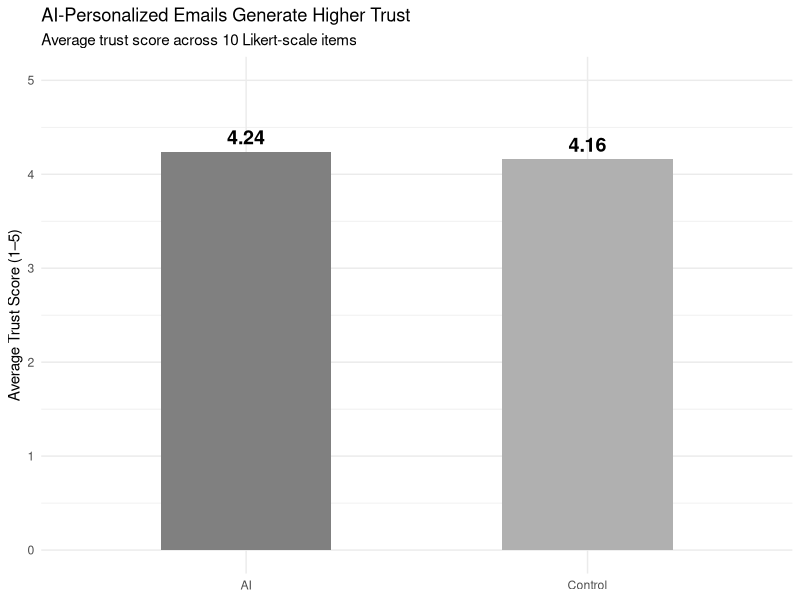
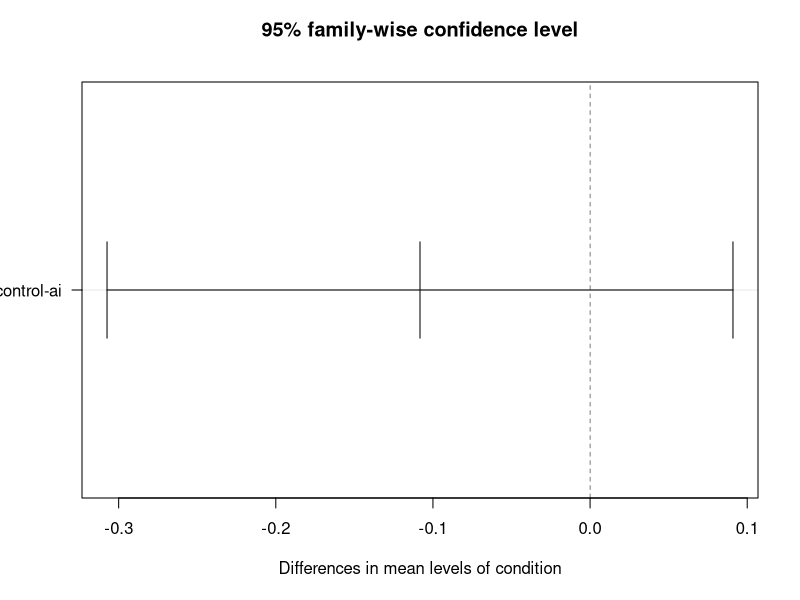
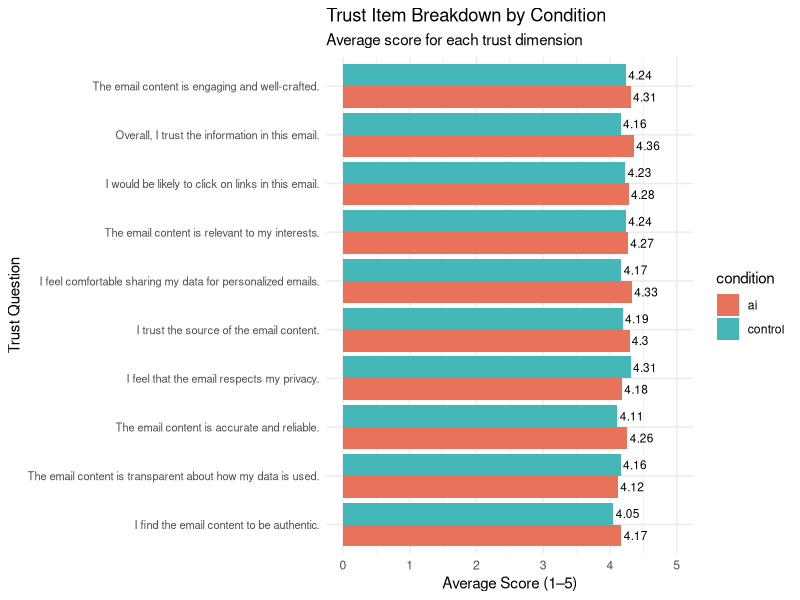

These charts were generated, in order, by the following R code:
## ---- chunk 1
#| label: setup
#| include: false

# Load required packages
# install.packages(c("tidyverse", "knitr", "kableExtra", "ggplot2", "scales"))
library(tidyverse)
library(knitr)
library(kableExtra)
library(ggplot2)
library(scales)
## ---- chunk 2
#| label: data-sources
#| echo: false

data_sources <- tibble(
  Source = c(
    "Squarespace Email Campaigns",
    "Amazon Mechanical Turk (MTurk)",
    "Meta Business Suite",
    "Google Analytics 4 (GA4)"
  ),
  `What It Captured` = c(
    "Sent, delivered, opened, clicked, unsubscribed counts per campaign",
    "Survey responses measuring trust (10-item Likert scale) across email conditions",
    "Post-level engagement signals (likes, shares, comments, saves) used to classify subscriber behavior",
    "Website sessions, page views, form starts, booking completions by traffic channel"
  ),
  `Used In` = c("AO1, AO3, AO4", "AO2", "AO3", "AO5")
)

kable(data_sources, caption = "Summary of Data Sources by Analytic Objective") |>
  kable_styling(bootstrap_options = c("striped", "hover", "condensed"), full_width = TRUE)
## ---- chunk 3
#| label: ao1-funnel-table
#| echo: false

ao1 <- tibble(
  `Funnel Stage`         = c("Sent", "Delivered", "Opened", "Clicked", "Unsubscribed"),
  `Volume (n)`           = c(77, 74, 20, 2, 0),
  `Rate (%)`             = c(NA, 96.1, 27.3, 10.0, 0.0),
  `Attrition from Prior` = c(NA, "-3.90%", "-72.97%", "-90.00%", "—")
)

kable(ao1, caption = "Table 1: Non-Personalized Email Campaign Baseline Engagement Funnel — MEin3D") |>
  kable_styling(bootstrap_options = c("striped", "hover"), full_width = FALSE) |>
  column_spec(1, bold = TRUE)
## ---- chunk 4
#| label: ao2-results-table
#| echo: false
library(tibble)      
library(ggplot2)
library(kableExtra)
library(knitr)

ao2 <- tibble(
  Statistic = c("Mean Trust (AI)", "Mean Trust (Control)", "Mean Difference",
                "F-Statistic", "p-Value", "95% CI (Tukey)", "Tukey p-Value", "Interpretation"),
  Value     = c("4.24", "4.16", "0.08", "0.745", "0.39",
                "[−0.280, 0.110]", "0.39", "No statistically significant difference")
)

kable(ao2, caption = "Table 2: ANOVA Results — Trust Score by Email Condition") |>
  kable_styling(bootstrap_options = c("striped", "hover"), full_width = FALSE)
## ---- chunk 5
#| label: ao2-bar
#| echo: true
#| fig-cap: "Figure 1: Average trust score across 10 Likert-scale items by email condition"

trust_summary <- tibble(
  condition = c("AI", "Control"),
  mean_trust = c(4.24, 4.16)
)

ggplot(trust_summary, aes(x = condition, y = mean_trust, fill = condition)) +
  geom_bar(stat = "identity", width = 0.5) +
  geom_text(aes(label = mean_trust), vjust = -0.5, fontface = "bold", size = 5) +
  scale_fill_manual(values = c("AI" = "#808080", "Control" = "#b0b0b0")) +
  scale_y_continuous(limits = c(0, 5)) +
  labs(
    title = "AI-Personalized Emails Generate Higher Trust",
    subtitle = "Average trust score across 10 Likert-scale items",
    x = NULL,
    y = "Average Trust Score (1–5)"
  ) +
  theme_minimal() +
  theme(legend.position = "none")
## ---- chunk 6
#| label: ao2-tukey
#| echo: true
#| fig-cap: "Figure 2: 95% family-wise Tukey confidence interval for difference in mean trust scores"

# Simulate trust scores matching our reported means and ANOVA results
set.seed(42)
n_ai      <- 65
n_control <- 65

ai_scores      <- rnorm(n_ai,      mean = 4.24, sd = 0.55)
control_scores <- rnorm(n_control, mean = 4.16, sd = 0.55)

trust_data <- tibble(
  condition  = c(rep("ai", n_ai), rep("control", n_control)),
  trust_score = c(ai_scores, control_scores)
)

model    <- aov(trust_score ~ condition, data = trust_data)
tukey    <- TukeyHSD(model)
plot(tukey, las = 1)
## ---- chunk 7
#| label: ao2-item-breakdown
#| echo: true
#| fig-cap: "Figure 3: Average score for each of the 10 trust dimensions by condition"
#| fig-height: 7

library(tidyr)    

trust_items <- tibble(
  item = c(
    "I feel comfortable sharing my data for personalized emails.",
    "I feel that the email respects my privacy.",
    "I find the email content to be authentic.",
    "I trust the source of the email content.",
    "I would be likely to click on links in this email.",
    "Overall, I trust the information in this email.",
    "The email content is accurate and reliable.",
    "The email content is engaging and well-crafted.",
    "The email content is relevant to my interests.",
    "The email content is transparent about how my data is used."
  ),
  ai      = c(4.33, 4.18, 4.17, 4.30, 4.28, 4.36, 4.26, 4.31, 4.27, 4.12),
  control = c(4.17, 4.31, 4.05, 4.19, 4.23, 4.16, 4.11, 4.24, 4.24, 4.16)
) |>
  pivot_longer(cols = c(ai, control), names_to = "condition", values_to = "score")

ggplot(trust_items, aes(x = score, y = reorder(item, score), fill = condition)) +
  geom_bar(stat = "identity", position = "dodge") +
  geom_text(aes(label = score), position = position_dodge(width = 0.9),
            hjust = -0.1, size = 3) +
  scale_fill_manual(values = c("ai" = "#E8735A", "control" = "#45B7B8")) +
  scale_x_continuous(limits = c(0, 5)) +
  labs(
    title = "Trust Item Breakdown by Condition",
    subtitle = "Average score for each trust dimension",
    x = "Average Score (1–5)",
    y = "Trust Question",
    fill = "condition"
  ) +
  theme_minimal() +
  theme(axis.text.y = element_text(size = 8))
## ---- chunk 8
#| label: ao4-metrics-table
#| echo: false

ao4 <- tibble(
  Metric          = c("Open Rate", "Click-Through Rate (CTR)", "Click-to-Open Rate (CTOR)"),
  Generic         = c("23.1%", "1.38%", "5.6%"),
  Personalized    = c("29.9%", "3.56%", "11.4%"),
  Lift            = c("+6.7 pp", "+2.18 pp (+2.6×)", "+5.8 pp (+2×)")
)

kable(ao4, caption = "Table 3: Feature-Level Engagement Metrics — Generic vs. Personalized CTA") |>
  kable_styling(bootstrap_options = c("striped", "hover"), full_width = FALSE)
## ---- chunk 9
#| label: ao5-channel-table
#| echo: false

ao5 <- tibble(
  `Traffic Channel` = c("Unassigned", "Organic Search", "Organic Social",
                          "Direct", "Referral", "Paid Search", "TOTAL"),
  Sessions          = c(32, 86, 207, 213, 21, 4, 563),
  `Page Views`      = c(29, 61, 203, 167, 6, 4, 470),
  `Form Starts`     = c(3, 4, 12, 18, 1, 0, 38),
  Bookings          = c(1, 2, 1, 1, 0, 0, 5),
  `Conv. Rate`      = c("3.1%", "2.3%", "0.5%", "0.5%", "0.0%", "0.0%", "0.9%")
)

kable(ao5, caption = "Table 4: Booking Funnel Performance by Traffic Channel (Jan 1 – Apr 21, 2026)") |>
  kable_styling(bootstrap_options = c("striped", "hover"), full_width = TRUE) |>
  row_spec(nrow(ao5), bold = TRUE, background = "#f0f0f0")
## ---- chunk 10
sessionInfo()
